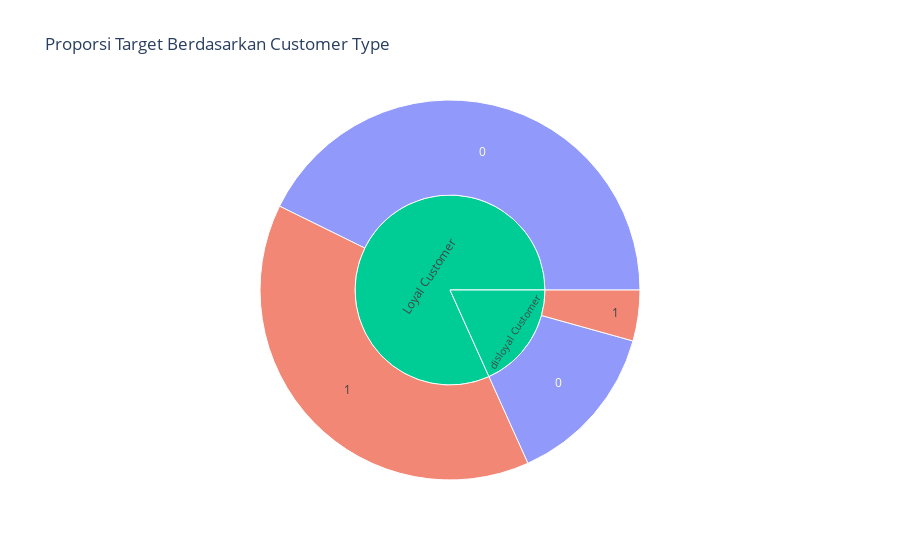
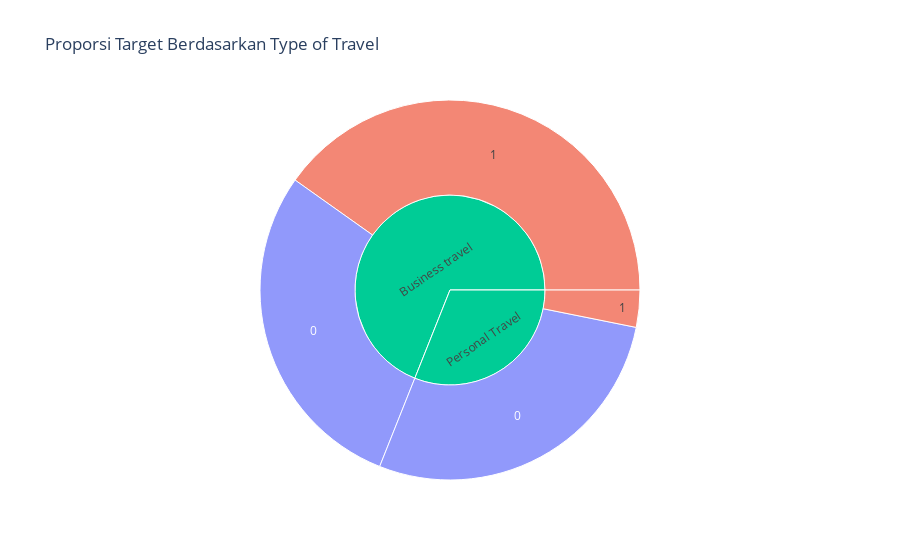
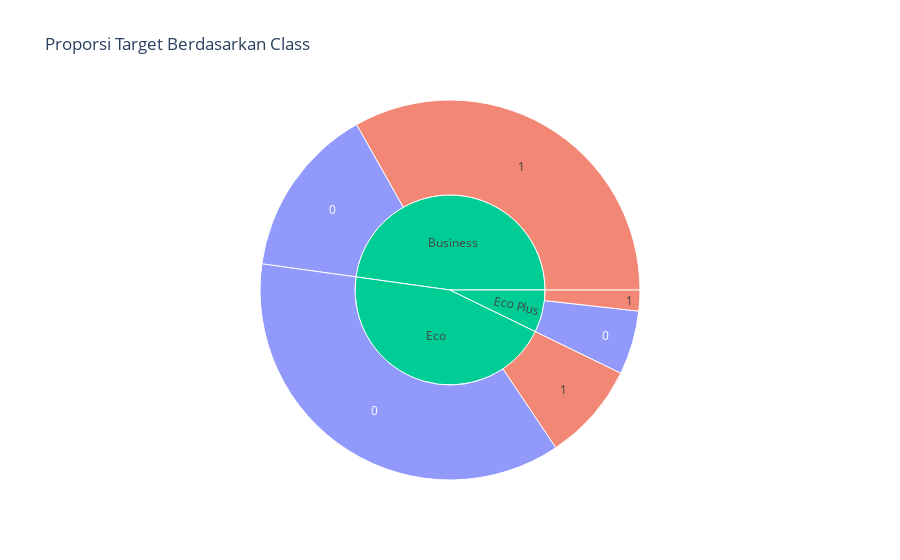

Notebook code cell kept with these figures, in order:
### Code cell
for i in ['Customer Type', 'Type of Travel', 'Class']:
    fig=px.sunburst(df,path=[i,'satisfaction'],color='satisfaction', title=f'Proporsi Target Berdasarkan {i}')
    fig.show()

df_all.sort_values(1,ascending=False).head(12).drop(columns='Total').plot(kind='bar',figsize=(8,5), 
title='jumlah satisfaction berdasarkan variable costumer type, type of travel, dan class')
plt.show()

### Figure 1 — Plotly figure (JSON) as saved in the notebook; plotly's stock layout.template omitted (floating-point values rounded to 4 significant figures)
{"data": [{"branchvalues": "total", "customdata": [[0], [0], [1], ["(?)"], [1], ["(?)"]], "domain": {"x": [0, 1], "y": [0, 1]}, "hovertemplate": "labels=%{label}<br>count=%{value}<br>parent=%{parent}<br>id=%{id}<br>satisfaction=%{customdata[0]}<extra></extra>", "ids": ["Loyal Customer/0", "disloyal Customer/0", "disloyal Customer/1", "disloyal Customer", "Loyal Customer/1", "Loyal Customer"], "labels": ["0", "0", "1", "disloyal Customer", "1", "Loyal Customer"], "marker": {"colors": ["#636efa", "#636efa", "#EF553B", "#00cc96", "#EF553B", "#00cc96"]}, "name": "", "parents": ["Loyal Customer", "disloyal Customer", "disloyal Customer", "", "Loyal Customer", ""], "type": "sunburst", "values": [44389, 14489, 4492, 18981, 40532, 84921]}], "layout": {"legend": {"tracegroupgap": 0}, "title": {"text": "Proporsi Target Berdasarkan Customer Type"}}}

### Figure 2 — Plotly figure (JSON) as saved in the notebook; plotly's stock layout.template omitted (floating-point values rounded to 4 significant figures)
{"data": [{"branchvalues": "total", "customdata": [[0], [0], [1], ["(?)"], [1], ["(?)"]], "domain": {"x": [0, 1], "y": [0, 1]}, "hovertemplate": "labels=%{label}<br>count=%{value}<br>parent=%{parent}<br>id=%{id}<br>satisfaction=%{customdata[0]}<extra></extra>", "ids": ["Business travel/0", "Personal Travel/0", "Personal Travel/1", "Personal Travel", "Business travel/1", "Business travel"], "labels": ["0", "0", "1", "Personal Travel", "1", "Business travel"], "marker": {"colors": ["#636efa", "#636efa", "#EF553B", "#00cc96", "#EF553B", "#00cc96"]}, "name": "", "parents": ["Business travel", "Personal Travel", "Personal Travel", "", "Business travel", ""], "type": "sunburst", "values": [29909, 28969, 3279, 32248, 41745, 71654]}], "layout": {"legend": {"tracegroupgap": 0}, "title": {"text": "Proporsi Target Berdasarkan Type of Travel"}}}

### Figure 3 — Plotly figure (JSON) as saved in the notebook; plotly's stock layout.template omitted (floating-point values rounded to 4 significant figures)
{"data": [{"branchvalues": "total", "customdata": [[0], [0], [1], [1], ["(?)"], ["(?)"], [0], [1], ["(?)"]], "domain": {"x": [0, 1], "y": [0, 1]}, "hovertemplate": "labels=%{label}<br>count=%{value}<br>parent=%{parent}<br>id=%{id}<br>satisfaction=%{customdata[0]}<extra></extra>", "ids": ["Business/0", "Eco/0", "Business/1", "Eco Plus/1", "Business", "Eco Plus", "Eco Plus/0", "Eco/1", "Eco"], "labels": ["0", "0", "1", "1", "Business", "Eco Plus", "0", "1", "Eco"], "marker": {"colors": ["#636efa", "#636efa", "#EF553B", "#EF553B", "#00cc96", "#00cc96", "#636efa", "#EF553B", "#00cc96"]}, "name": "", "parents": ["Business", "Eco", "Business", "Eco Plus", "", "", "Eco Plus", "Eco", ""], "type": "sunburst", "values": [15185, 38043, 34479, 1844, 49664, 7494, 5650, 8701, 46744]}], "layout": {"legend": {"tracegroupgap": 0}, "title": {"text": "Proporsi Target Berdasarkan Class"}}}
